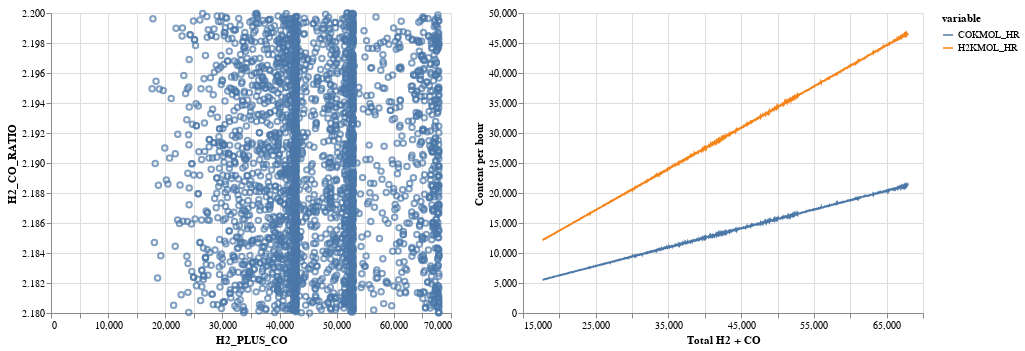

The notebook cell saved with this chart:
### Code cell
H2_PLUS_CO_VS_RATIO = alt.Chart(merged_subset).mark_point().encode(
    alt.X("H2_PLUS_CO"),
    alt.Y('H2_CO_RATIO', scale=alt.Scale(domain=(2.18,2.2)))
    )

df1=merged_subset[["H2KMOL_HR","COKMOL_HR","H2_PLUS_CO"]].melt(id_vars='H2_PLUS_CO')
df1
H2_O2_VS_RATIO = alt.Chart(df1).mark_line().encode(
    alt.Y("value", title = "Content per hour"),
    alt.X('H2_PLUS_CO', title = "Total H2 + CO"),
    color = "variable"
    )

H2_PLUS_CO_VS_RATIO | H2_O2_VS_RATIO

### Figure 1 — Vega-Lite specification as saved in the notebook (floating-point values rounded to 4 significant figures; data arrays with more than 128 entries replaced by an {"elided": "..."} marker saying what was removed)
{"config": {"view": {"continuousWidth": 400, "continuousHeight": 300}}, "hconcat": [{"data": {"name": "data-7cd79ad46e9a560177288e107e4095b4"}, "mark": "point", "encoding": {"x": {"type": "quantitative", "field": "H2_PLUS_CO"}, "y": {"type": "quantitative", "field": "H2_CO_RATIO", "scale": {"domain": [2.18, 2.2]}}}}, {"data": {"name": "data-b4226044f6169fb0e6509b2f8308f5e6"}, "mark": "line", "encoding": {"color": {"type": "nominal", "field": "variable"}, "x": {"type": "quantitative", "field": "H2_PLUS_CO", "title": "Total H2 + CO"}, "y": {"type": "quantitative", "field": "value", "title": "Content per hour"}}}], "$schema": "https://vega.github.io/schema/vega-lite/v4.8.1.json", "datasets": {"data-7cd79ad46e9a560177288e107e4095b4": {"elided": "3186 records"}, "data-b4226044f6169fb0e6509b2f8308f5e6": {"elided": "6372 records"}}}
